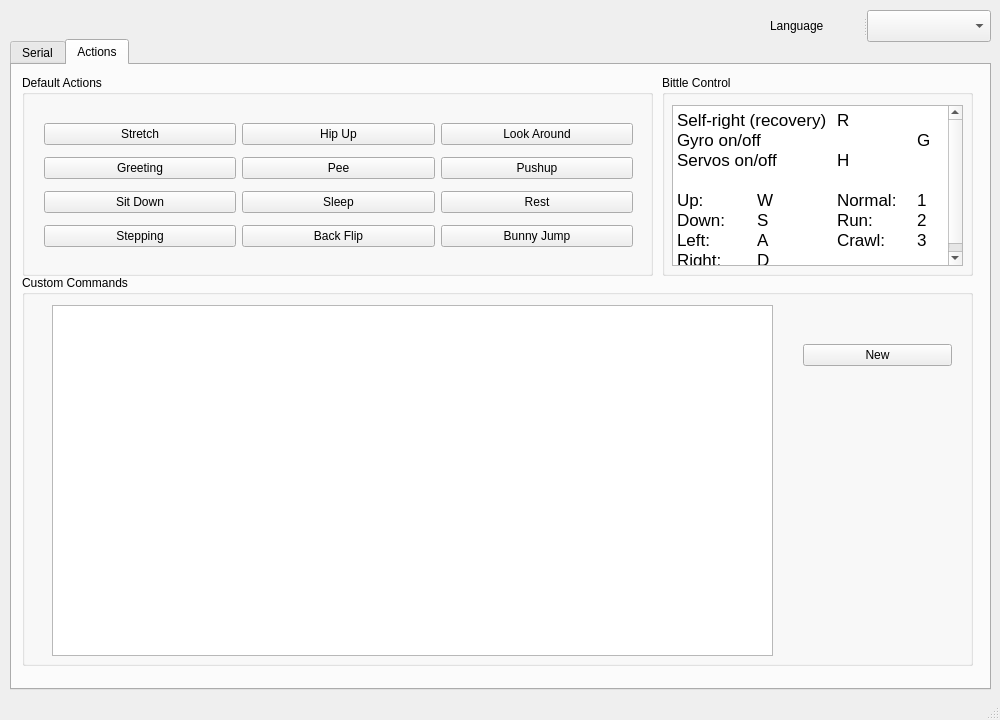
<?xml version="1.0" encoding="UTF-8"?>
<ui version="4.0">
 <class>MainWindow</class>
 <widget class="QMainWindow" name="MainWindow">
  <property name="geometry">
   <rect>
    <x>0</x>
    <y>0</y>
    <width>1000</width>
    <height>720</height>
   </rect>
  </property>
  <property name="minimumSize">
   <size>
    <width>1000</width>
    <height>720</height>
   </size>
  </property>
  <property name="maximumSize">
   <size>
    <width>1000</width>
    <height>720</height>
   </size>
  </property>
  <property name="windowTitle">
   <string>PetoiControllerQt v0.2.1a</string>
  </property>
  <property name="windowIcon">
   <iconset resource="../resources.qrc">
    <normaloff>:/app/pic/logo.icns</normaloff>:/app/pic/logo.icns</iconset>
  </property>
  <widget class="QWidget" name="centralWidget">
   <widget class="QTabWidget" name="tabWidget">
    <property name="geometry">
     <rect>
      <x>10</x>
      <y>39</y>
      <width>981</width>
      <height>651</height>
     </rect>
    </property>
    <property name="currentIndex">
     <number>1</number>
    </property>
    <widget class="QWidget" name="tabSerial">
     <attribute name="title">
      <string>Serial</string>
     </attribute>
     <widget class="QGraphicsView" name="viewBittleIllustration">
      <property name="geometry">
       <rect>
        <x>579</x>
        <y>10</y>
        <width>391</width>
        <height>591</height>
       </rect>
      </property>
     </widget>
     <widget class="QGroupBox" name="groupBoxSerialPort">
      <property name="geometry">
       <rect>
        <x>0</x>
        <y>10</y>
        <width>561</width>
        <height>291</height>
       </rect>
      </property>
      <property name="title">
       <string>Serial Connection</string>
      </property>
      <widget class="QSplitter" name="serialSetupSplitter">
       <property name="geometry">
        <rect>
         <x>10</x>
         <y>20</y>
         <width>541</width>
         <height>221</height>
        </rect>
       </property>
       <property name="orientation">
        <enum>Qt::Vertical</enum>
       </property>
       <widget class="QWidget" name="layoutWidget_1">
        <layout class="QHBoxLayout" name="horizontalLayout_1">
         <item>
          <widget class="QLabel" name="labelSerialPort">
           <property name="text">
            <string>Port Name</string>
           </property>
          </widget>
         </item>
         <item>
          <widget class="QComboBox" name="boxPortNumber">
           <property name="minimumSize">
            <size>
             <width>360</width>
             <height>0</height>
            </size>
           </property>
          </widget>
         </item>
        </layout>
       </widget>
       <widget class="QWidget" name="layoutWidget_2">
        <layout class="QHBoxLayout" name="horizontalLayout_2">
         <item>
          <widget class="QLabel" name="labelBaudRate">
           <property name="text">
            <string>Baud Rate</string>
           </property>
          </widget>
         </item>
         <item>
          <widget class="QComboBox" name="boxBaudRate">
           <property name="minimumSize">
            <size>
             <width>360</width>
             <height>0</height>
            </size>
           </property>
          </widget>
         </item>
        </layout>
       </widget>
       <widget class="QWidget" name="layoutWidget_3">
        <layout class="QHBoxLayout" name="horizontalLayout_3">
         <item>
          <widget class="QLabel" name="labelStopBits">
           <property name="text">
            <string>Stop Bits</string>
           </property>
          </widget>
         </item>
         <item>
          <widget class="QComboBox" name="boxStopBits">
           <property name="minimumSize">
            <size>
             <width>360</width>
             <height>0</height>
            </size>
           </property>
          </widget>
         </item>
        </layout>
       </widget>
       <widget class="QWidget" name="layoutWidget_4">
        <layout class="QHBoxLayout" name="horizontalLayout_4">
         <item>
          <widget class="QLabel" name="labelDataBits">
           <property name="text">
            <string>Data Bits</string>
           </property>
          </widget>
         </item>
         <item>
          <widget class="QComboBox" name="boxDataBits">
           <property name="minimumSize">
            <size>
             <width>360</width>
             <height>0</height>
            </size>
           </property>
          </widget>
         </item>
        </layout>
       </widget>
       <widget class="QWidget" name="layoutWidget_5">
        <layout class="QHBoxLayout" name="horizontalLayout_5">
         <item>
          <widget class="QLabel" name="labelParity">
           <property name="text">
            <string>Parity</string>
           </property>
          </widget>
         </item>
         <item>
          <widget class="QComboBox" name="boxParity">
           <property name="minimumSize">
            <size>
             <width>360</width>
             <height>0</height>
            </size>
           </property>
          </widget>
         </item>
        </layout>
       </widget>
      </widget>
      <widget class="QPushButton" name="buttonConnect">
       <property name="geometry">
        <rect>
         <x>460</x>
         <y>250</y>
         <width>100</width>
         <height>32</height>
        </rect>
       </property>
       <property name="minimumSize">
        <size>
         <width>100</width>
         <height>0</height>
        </size>
       </property>
       <property name="maximumSize">
        <size>
         <width>100</width>
         <height>16777215</height>
        </size>
       </property>
       <property name="text">
        <string>Connect</string>
       </property>
      </widget>
      <widget class="QPushButton" name="buttonRefresh">
       <property name="geometry">
        <rect>
         <x>10</x>
         <y>250</y>
         <width>100</width>
         <height>32</height>
        </rect>
       </property>
       <property name="minimumSize">
        <size>
         <width>100</width>
         <height>0</height>
        </size>
       </property>
       <property name="maximumSize">
        <size>
         <width>100</width>
         <height>16777215</height>
        </size>
       </property>
       <property name="text">
        <string>Refresh</string>
       </property>
      </widget>
     </widget>
     <widget class="QGroupBox" name="groupBoxServosAdjust">
      <property name="geometry">
       <rect>
        <x>0</x>
        <y>300</y>
        <width>561</width>
        <height>111</height>
       </rect>
      </property>
      <property name="title">
       <string>Calibration</string>
      </property>
      <widget class="QSplitter" name="splitter_2">
       <property name="geometry">
        <rect>
         <x>350</x>
         <y>70</y>
         <width>207</width>
         <height>32</height>
        </rect>
       </property>
       <property name="orientation">
        <enum>Qt::Horizontal</enum>
       </property>
       <widget class="QPushButton" name="buttonCleanCalibration">
        <property name="minimumSize">
         <size>
          <width>100</width>
          <height>0</height>
         </size>
        </property>
        <property name="maximumSize">
         <size>
          <width>100</width>
          <height>16777215</height>
         </size>
        </property>
        <property name="text">
         <string>Clean</string>
        </property>
       </widget>
       <widget class="QPushButton" name="buttonSaveCalibration">
        <property name="minimumSize">
         <size>
          <width>100</width>
          <height>0</height>
         </size>
        </property>
        <property name="maximumSize">
         <size>
          <width>100</width>
          <height>16777215</height>
         </size>
        </property>
        <property name="text">
         <string>Save</string>
        </property>
       </widget>
      </widget>
      <widget class="QSplitter" name="splitter">
       <property name="geometry">
        <rect>
         <x>10</x>
         <y>30</y>
         <width>541</width>
         <height>32</height>
        </rect>
       </property>
       <property name="orientation">
        <enum>Qt::Horizontal</enum>
       </property>
       <widget class="QPushButton" name="buttonCalibration">
        <property name="minimumSize">
         <size>
          <width>100</width>
          <height>0</height>
         </size>
        </property>
        <property name="maximumSize">
         <size>
          <width>100</width>
          <height>16777215</height>
         </size>
        </property>
        <property name="text">
         <string>Calibration</string>
        </property>
       </widget>
       <widget class="QComboBox" name="boxSteering">
        <property name="minimumSize">
         <size>
          <width>270</width>
          <height>0</height>
         </size>
        </property>
        <property name="maximumSize">
         <size>
          <width>300</width>
          <height>16777215</height>
         </size>
        </property>
       </widget>
       <widget class="QPushButton" name="buttonIncreaseAngle">
        <property name="minimumSize">
         <size>
          <width>64</width>
          <height>0</height>
         </size>
        </property>
        <property name="maximumSize">
         <size>
          <width>64</width>
          <height>16777215</height>
         </size>
        </property>
        <property name="text">
         <string>+</string>
        </property>
       </widget>
       <widget class="QPushButton" name="buttonDecreaseAngle">
        <property name="minimumSize">
         <size>
          <width>64</width>
          <height>0</height>
         </size>
        </property>
        <property name="maximumSize">
         <size>
          <width>64</width>
          <height>16777215</height>
         </size>
        </property>
        <property name="text">
         <string>-</string>
        </property>
       </widget>
      </widget>
     </widget>
     <widget class="Line" name="line">
      <property name="geometry">
       <rect>
        <x>560</x>
        <y>10</y>
        <width>20</width>
        <height>620</height>
       </rect>
      </property>
      <property name="orientation">
       <enum>Qt::Vertical</enum>
      </property>
     </widget>
     <widget class="QGroupBox" name="groupTerminal">
      <property name="geometry">
       <rect>
        <x>0</x>
        <y>410</y>
        <width>561</width>
        <height>201</height>
       </rect>
      </property>
      <property name="title">
       <string>Terminal</string>
      </property>
      <widget class="QWidget" name="layoutWidget_6">
       <property name="geometry">
        <rect>
         <x>10</x>
         <y>30</y>
         <width>541</width>
         <height>161</height>
        </rect>
       </property>
       <layout class="QVBoxLayout" name="verticalLayout">
        <item>
         <widget class="QSplitter" name="splitter_3">
          <property name="orientation">
           <enum>Qt::Horizontal</enum>
          </property>
          <widget class="QLineEdit" name="lineCmd">
           <property name="minimumSize">
            <size>
             <width>240</width>
             <height>0</height>
            </size>
           </property>
          </widget>
          <widget class="QPushButton" name="buttonSendCmd">
           <property name="minimumSize">
            <size>
             <width>100</width>
             <height>0</height>
            </size>
           </property>
           <property name="maximumSize">
            <size>
             <width>100</width>
             <height>16777215</height>
            </size>
           </property>
           <property name="text">
            <string>Send</string>
           </property>
          </widget>
         </widget>
        </item>
        <item>
         <widget class="QTextBrowser" name="textTerminalOutput"/>
        </item>
       </layout>
      </widget>
     </widget>
    </widget>
    <widget class="QWidget" name="tabPanel">
     <attribute name="title">
      <string>Actions</string>
     </attribute>
     <widget class="QGroupBox" name="groupBoxActions">
      <property name="geometry">
       <rect>
        <x>10</x>
        <y>10</y>
        <width>631</width>
        <height>201</height>
       </rect>
      </property>
      <property name="title">
       <string>Default Actions</string>
      </property>
      <widget class="QWidget" name="layoutWidget_7">
       <property name="geometry">
        <rect>
         <x>11</x>
         <y>31</y>
         <width>611</width>
         <height>160</height>
        </rect>
       </property>
       <layout class="QVBoxLayout" name="verticalLayoutActions">
        <item>
         <layout class="QHBoxLayout" name="horizontalLayout">
          <item>
           <widget class="QPushButton" name="buttonPosStretch">
            <property name="text">
             <string>Stretch</string>
            </property>
           </widget>
          </item>
          <item>
           <widget class="QPushButton" name="buttonPosButtomUp">
            <property name="text">
             <string>Hip Up</string>
            </property>
           </widget>
          </item>
          <item>
           <widget class="QPushButton" name="buttonPosCheckRd">
            <property name="text">
             <string>Look Around</string>
            </property>
           </widget>
          </item>
         </layout>
        </item>
        <item>
         <layout class="QHBoxLayout" name="horizontalLayout_6">
          <item>
           <widget class="QPushButton" name="buttonPosHi">
            <property name="text">
             <string>Greeting</string>
            </property>
           </widget>
          </item>
          <item>
           <widget class="QPushButton" name="buttonPosPee">
            <property name="text">
             <string>Pee</string>
            </property>
           </widget>
          </item>
          <item>
           <widget class="QPushButton" name="buttonPosPushUp">
            <property name="text">
             <string>Pushup</string>
            </property>
           </widget>
          </item>
         </layout>
        </item>
        <item>
         <layout class="QHBoxLayout" name="horizontalLayout_7">
          <item>
           <widget class="QPushButton" name="buttonPosSit">
            <property name="text">
             <string>Sit Down</string>
            </property>
           </widget>
          </item>
          <item>
           <widget class="QPushButton" name="buttonPosSleep">
            <property name="text">
             <string>Sleep</string>
            </property>
           </widget>
          </item>
          <item>
           <widget class="QPushButton" name="buttonPosRest">
            <property name="text">
             <string>Rest</string>
            </property>
           </widget>
          </item>
         </layout>
        </item>
        <item>
         <layout class="QHBoxLayout" name="horizontalLayout_8">
          <item>
           <widget class="QPushButton" name="buttonPosStepping">
            <property name="text">
             <string>Stepping</string>
            </property>
           </widget>
          </item>
          <item>
           <widget class="QPushButton" name="buttonPosBackFlip">
            <property name="text">
             <string>Back Flip</string>
            </property>
           </widget>
          </item>
          <item>
           <widget class="QPushButton" name="buttonPosBunnyJump">
            <property name="text">
             <string>Bunny Jump</string>
            </property>
           </widget>
          </item>
         </layout>
        </item>
       </layout>
      </widget>
     </widget>
     <widget class="QGroupBox" name="groupBoxServosPanel">
      <property name="geometry">
       <rect>
        <x>650</x>
        <y>10</y>
        <width>311</width>
        <height>201</height>
       </rect>
      </property>
      <property name="title">
       <string>Bittle Control</string>
      </property>
      <widget class="QTextBrowser" name="textSpecification">
       <property name="geometry">
        <rect>
         <x>10</x>
         <y>30</y>
         <width>291</width>
         <height>161</height>
        </rect>
       </property>
       <property name="html">
        <string>&lt;!DOCTYPE HTML PUBLIC &quot;-//W3C//DTD HTML 4.0//EN&quot; &quot;http://www.w3.org/TR/REC-html40/strict.dtd&quot;&gt;
&lt;html&gt;&lt;head&gt;&lt;meta name=&quot;qrichtext&quot; content=&quot;1&quot; /&gt;&lt;style type=&quot;text/css&quot;&gt;
p, li { white-space: pre-wrap; }
&lt;/style&gt;&lt;/head&gt;&lt;body style=&quot; font-family:'.AppleSystemUIFont'; font-size:13pt; font-weight:400; font-style:normal;&quot;&gt;
&lt;p align=&quot;justify&quot; style=&quot; margin-top:0px; margin-bottom:0px; margin-left:0px; margin-right:0px; -qt-block-indent:0; text-indent:0px;&quot;&gt;Self-right (recovery)	R&lt;/p&gt;
&lt;p align=&quot;justify&quot; style=&quot; margin-top:0px; margin-bottom:0px; margin-left:0px; margin-right:0px; -qt-block-indent:0; text-indent:0px;&quot;&gt;Gyro on/off		G	&lt;/p&gt;
&lt;p align=&quot;justify&quot; style=&quot; margin-top:0px; margin-bottom:0px; margin-left:0px; margin-right:0px; -qt-block-indent:0; text-indent:0px;&quot;&gt;Servos on/off	H	 &lt;/p&gt;
&lt;p align=&quot;justify&quot; style=&quot;-qt-paragraph-type:empty; margin-top:0px; margin-bottom:0px; margin-left:0px; margin-right:0px; -qt-block-indent:0; text-indent:0px;&quot;&gt;&lt;br /&gt;&lt;/p&gt;
&lt;p align=&quot;justify&quot; style=&quot; margin-top:0px; margin-bottom:0px; margin-left:0px; margin-right:0px; -qt-block-indent:0; text-indent:0px;&quot;&gt;Up: 	W 	Normal: 	1&lt;/p&gt;
&lt;p align=&quot;justify&quot; style=&quot; margin-top:0px; margin-bottom:0px; margin-left:0px; margin-right:0px; -qt-block-indent:0; text-indent:0px;&quot;&gt;Down:	S 	Run: 	2&lt;/p&gt;
&lt;p align=&quot;justify&quot; style=&quot; margin-top:0px; margin-bottom:0px; margin-left:0px; margin-right:0px; -qt-block-indent:0; text-indent:0px;&quot;&gt;Left:	A	Crawl: 	3&lt;/p&gt;
&lt;p align=&quot;justify&quot; style=&quot; margin-top:0px; margin-bottom:0px; margin-left:0px; margin-right:0px; -qt-block-indent:0; text-indent:0px;&quot;&gt;Right:	D&lt;/p&gt;&lt;/body&gt;&lt;/html&gt;</string>
       </property>
      </widget>
     </widget>
     <widget class="QGroupBox" name="groupBoxCustomActions">
      <property name="geometry">
       <rect>
        <x>10</x>
        <y>210</y>
        <width>951</width>
        <height>391</height>
       </rect>
      </property>
      <property name="title">
       <string>Custom Commands</string>
      </property>
      <widget class="QTableView" name="tableCustomActions">
       <property name="geometry">
        <rect>
         <x>30</x>
         <y>30</y>
         <width>721</width>
         <height>351</height>
        </rect>
       </property>
      </widget>
      <widget class="QWidget" name="layoutWidget_8">
       <property name="geometry">
        <rect>
         <x>770</x>
         <y>30</y>
         <width>171</width>
         <height>101</height>
        </rect>
       </property>
       <layout class="QVBoxLayout" name="verticalLayout_2">
        <item>
         <widget class="QPushButton" name="buttonCmdAdd">
          <property name="text">
           <string>New</string>
          </property>
         </widget>
        </item>
       </layout>
      </widget>
     </widget>
    </widget>
   </widget>
   <widget class="QSplitter" name="languageSplitter">
    <property name="geometry">
     <rect>
      <x>770</x>
      <y>10</y>
      <width>221</width>
      <height>32</height>
     </rect>
    </property>
    <property name="orientation">
     <enum>Qt::Horizontal</enum>
    </property>
    <widget class="QLabel" name="labelLanguage">
     <property name="text">
      <string>Language</string>
     </property>
    </widget>
    <widget class="QComboBox" name="boxLanguage"/>
   </widget>
  </widget>
  <widget class="QStatusBar" name="statusBar"/>
  <widget class="QMenuBar" name="menuBar">
   <property name="geometry">
    <rect>
     <x>0</x>
     <y>0</y>
     <width>1000</width>
     <height>24</height>
    </rect>
   </property>
  </widget>
 </widget>
 <layoutdefault spacing="6" margin="11"/>
 <resources>
  <include location="../resources.qrc"/>
 </resources>
 <connections/>
</ui>
